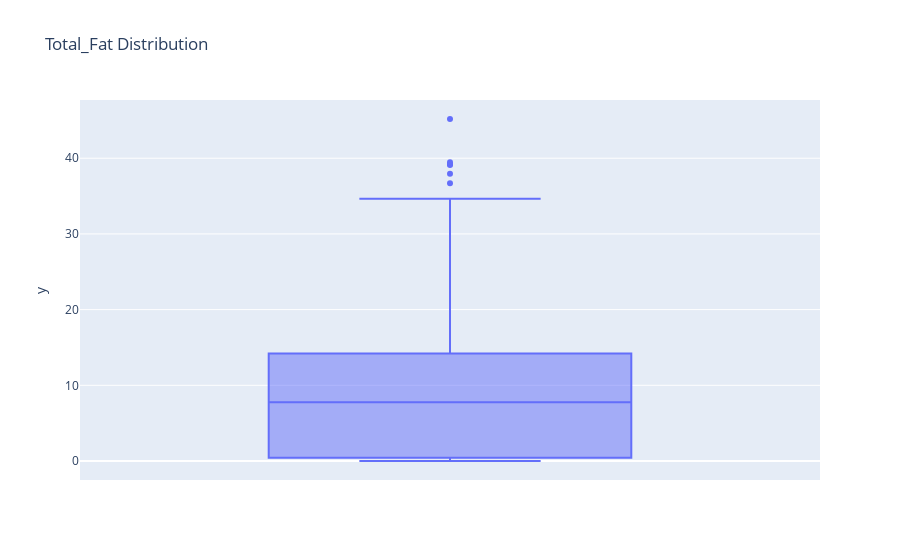

Notebook source saved alongside this figure:
### Code cell
fig = px.box(y = df['totalfat'], title = 'Total_Fat Distribution')
fig.show()

### Figure 1 — Plotly figure (JSON) as saved in the notebook; plotly's stock layout.template omitted (floating-point values rounded to 4 significant figures; data arrays with more than 128 entries replaced by an {"elided": "..."} marker saying what was removed)
{"data": [{"alignmentgroup": "True", "hovertemplate": "y=%{y}<extra></extra>", "legendgroup": "", "marker": {"color": "#636efa"}, "name": "", "notched": false, "offsetgroup": "", "orientation": "v", "showlegend": false, "type": "box", "x0": " ", "xaxis": "x", "y": {"elided": "141 float values"}, "y0": " ", "yaxis": "y"}], "layout": {"boxmode": "group", "legend": {"tracegroupgap": 0}, "title": {"text": "Total_Fat Distribution"}, "xaxis": {"anchor": "y", "domain": [0, 1]}, "yaxis": {"anchor": "x", "domain": [0, 1], "title": {"text": "y"}}}}
